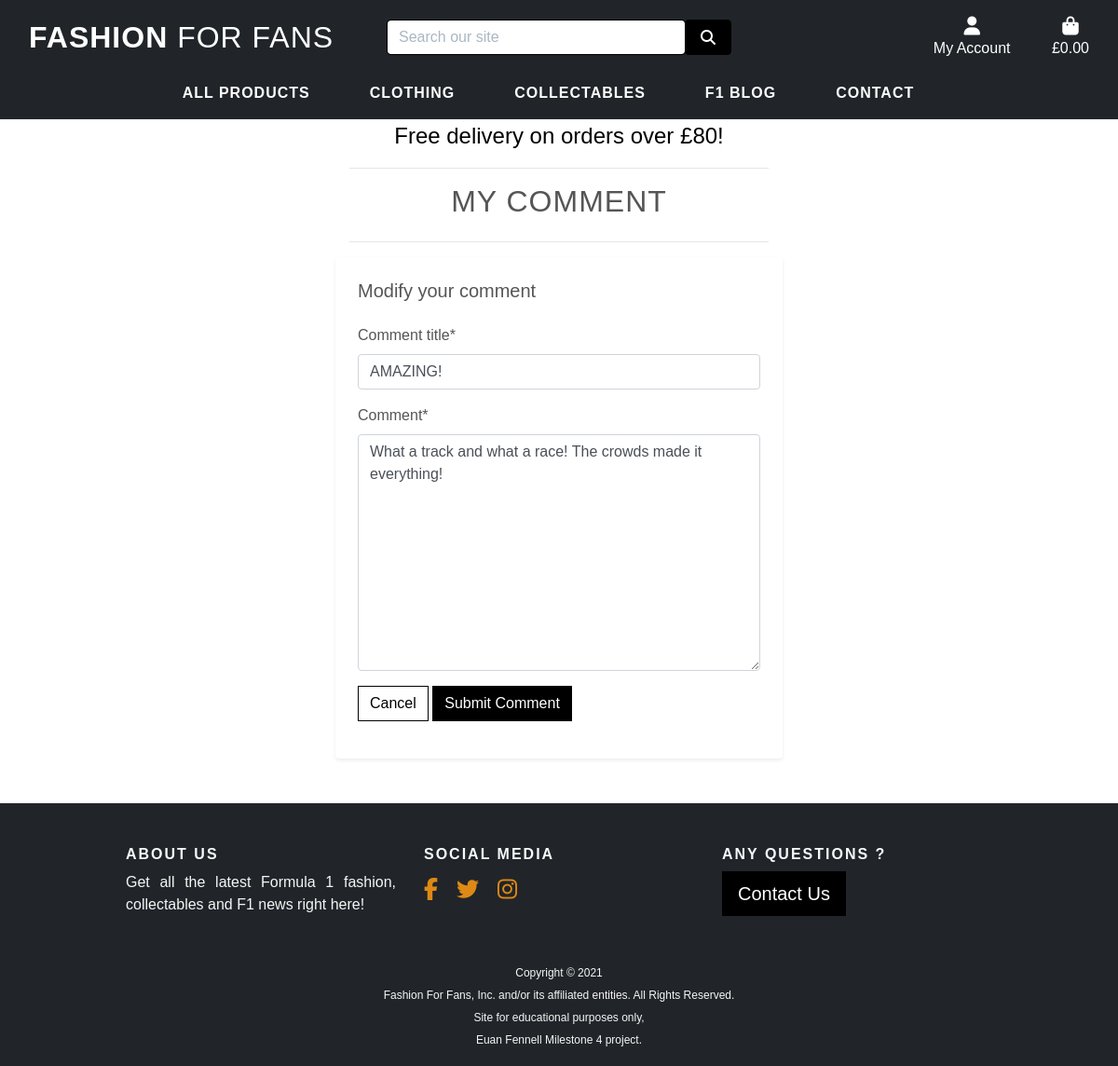
Page /blog/edit_comment/1/ (signed in) on the committed database.
### blog/models.py (models this page shows, shortened)
class BlogComment(models.Model):
    blogpost = models.ForeignKey(
        BlogPost,
        on_delete=models.CASCADE,
        related_name='comments')
    comment_user = models.ForeignKey(
        User, on_delete=models.CASCADE)
    date = models.DateTimeField(
        auto_now_add=True)
    comment_title = models.CharField(
        max_length=50, null=False, blank=False)
    comment = models.TextField(
        max_length=1024, null=False, blank=False)

### blog/views.py (the view)
# urls.py: path('edit_comment/<int:comment_id>/',
@login_required
def edit_comment(request, comment_id):
    comment = get_object_or_404(BlogComment, pk=comment_id)
    if request.user == comment.comment_user or request.user.is_superuser:
        if request.method == 'POST':
            form = CommentForm(request.POST, instance=comment)
            if form.is_valid():
                form.save()
                messages.success(
                            request,
                            'Your comment was successfully edited')
                return redirect(reverse('blog'))
            else:
                messages.error(request,
                               'Failed to edit your comment. \
                                Please ensure the form is valid.')
        else:
            form = CommentForm(instance=comment)
        template = 'blog/edit_comment.html'
        context = {
            'form': form,
            'comment': comment,
        }
        return render(request, template, context)
    else:
        messages.error(request, 'You do not have permission to do that!!')
        return redirect(reverse('blog'))

### blog/forms.py
class CommentForm(forms.ModelForm):
    class Meta:
        model = BlogComment
        fields = (
            'comment_title',
            'comment',
            )

### bag/contexts.py (called while the page is built, shortened)
def bag_contents(request):
    bag_items = []
    total = 0
    product_count = 0
    bag = request.session.get('bag', {})
    if total < settings.FREE_DELIVERY_THRESHOLD:
        delivery = total * Decimal(settings.STANDARD_DELIVERY_PERCENTAGE/100)
        free_delivery_delta = settings.FREE_DELIVERY_THRESHOLD - total
    else:
        delivery = 0
        free_delivery_delta = 0
    grand_total = delivery + total
    context = {
        'bag_items': bag_items,
        'total': total,
        'product_count': product_count,
        'delivery': delivery,
        'free_delivery_delta': free_delivery_delta,
        'free_delivery_threshold': settings.FREE_DELIVERY_THRESHOLD,
        'grand_total': grand_total,
    }
    return context

### blog/templates/blog/edit_comment.html (shortened to what this page needs)
{% extends "base.html" %}
{% load static %}
{% block page_header %}
    <div class="container header-container">
    </div>
{% endblock %}
{% block content %}
<div class="container">
    <div class="row justify-content-center">
        <div class="col-12 col-md-6 ">
            <hr>
            <h2 class="logo-font mb-4 text-center main-font">My Comment</h2>
            <hr>
        </div>
    </div>
    <div class="row justify-content-center main-font">
        <div class=" col-12 col-md-6 bg-white rounded shadow-sm p-4 mb-5">
            <h5 class="mb-4">Modify your comment</h5>
            <form method="POST" action="{% url 'edit_comment' comment.id %}" enctype="multipart/form-data">
                <div class="form-group">
                    {{ form | crispy }}
                </div>
                <div class="form-group">
                     <a class="btn btn-outline-black rounded-0" href="{% url 'blog' %}">Cancel</a>
                    <button class="btn btn-outline-white rounded-0" type="submit"> Submit Comment
                    </button>
                </div>
            </form>
        </div>
    </div>
</div>
{% endblock %}

### static/css/base.css (style rules this page uses)
:root { --main-font-color-dark: #555; }
:root { --body-font: 'Monserrat', sans-serif; --h1-font-size: 2.5rem; --h2-font-size: 2.3rem; --small-font-size: 0.75rem; --normal-font-size: 0.93rem; --medium-font-size: 1.2rem; --large-font-size: 2.7rem; }
@media screen and (min-width: 768px) { :root { --h1-font-size: 4.5rem; --h2-font-size: 3.56rem; --small-font-size: 0.813rem; --normal-font-size: 1rem; --large-font-size: 10rem; } }
html { height: 100%; scroll-behavior: smooth; }
body { background: linear-gradient(to bottom, rgba(0,0,0,0.6), rgba(0,0,0,0.6)), url('/media/home-image-alt.png') no-repeat center center fixed; -webkit-background-size: cover; -moz-background-size: cover; -o-background-size: cover; background-size: cover; height: calc(100vh - 164px); color: #f5f5f5; font-family: var(--body-font); }
a { text-decoration: none !important; }
.logo-font { text-transform: uppercase; letter-spacing: 1px; }
.btn-outline-black { background: white; color: black !important; border: 1px solid black; }
.btn-outline-white { background: black; color: white !important; border: 1px solid black; }
.main-font { color: var(--main-font-color-dark); }
@media (min-width: 1200px) { .container { max-width: 80%; } }
@media (min-width: 992px) { .header-container { padding-top: 164px; } }

### rows in the picture
BlogComment: comment_title "AMAZING!", comment "What a track and what a race! The crowds made it everything!"

### other values in the picture
{{ free_delivery_threshold }} "80"
